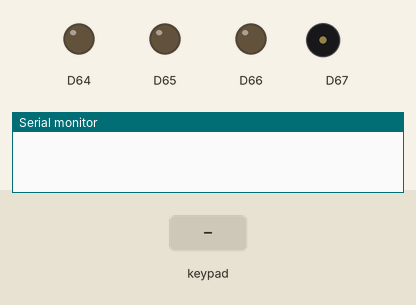
Recording of a sketch running on a simulated Arduino Uno R4 WiFi. On the bench: output pins drawn as LEDs (lit = HIGH), buzzer (waves = sounding), the last lines printed to the serial monitor. The inputs (shaded band) are chosen by the test bench.

Above: at 1.2 s.
1.3 s: key 'A' pressed
At 1.38 s:
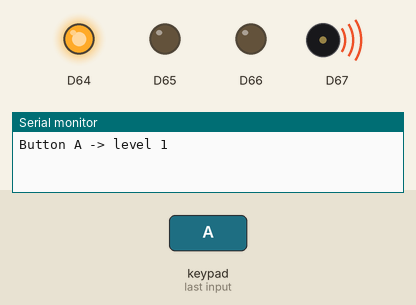
2.9 s: key 'B' pressed
At 2.98 s:
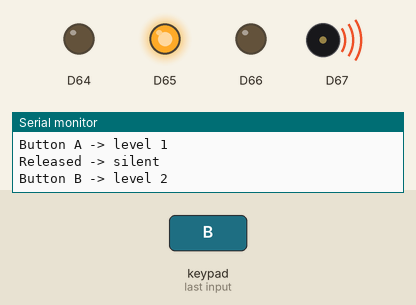
4.5 s: key 'C' pressed
At 4.58 s:
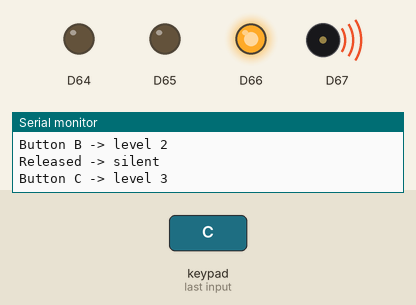
Timing chart, 0 to 7.5 s (numbered marks = the images above; inputs shaded):
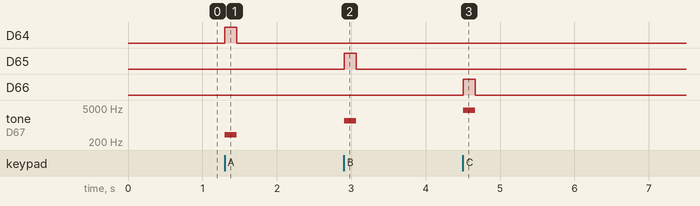

Measured:
- after the input at 1.3 s, D64: LOW → HIGH at once, → LOW 0.16 s later; tone on D67: silent → 400 Hz at once, → silent 0.16 s later
- after the input at 2.9 s, D65: LOW → HIGH at once, → LOW 0.16 s later; tone on D67: silent → 1500 Hz at once, → silent 0.16 s later
- after the input at 4.5 s, D66: LOW → HIGH at once, → LOW 0.16 s later; tone on D67: silent → 4000 Hz at once, → silent 0.16 s later

The sketch:

ButtonBuzzerLevels.ino
```cpp
/*
  ButtonBuzzerLevels

  Uses a Modulino Buttons and a Modulino Buzzer (connected via Qwiic).
  While held, each of the 3 buttons plays the buzzer at a higher "loudness" level:

    Button A -> level 1 (quietest)
    Button B -> level 2
    Button C -> level 3 (loudest)

  Note: the Modulino Buzzer has no volume control - it only accepts a
  frequency and a duration. Its piezo element is loudest near its resonant
  frequency (~4 kHz), so each level uses a frequency closer to resonance,
  which sounds noticeably louder. The sound stops when the button is released,
  and the LED above the held button lights up.

  Works on any board with a Qwiic connector, including the UNO Q and
  VENTUNO Q in the Arduino IDE (select the board after installing the
  "Arduino UNO Q Zephyr Core" in the Boards Manager).

  Requires the "Modulino" library (Library Manager).
*/

#include <Modulino.h>

ModulinoButtons buttons;
ModulinoBuzzer buzzer;

// Frequencies (Hz) from quietest to loudest.
const int levelFrequency[3] = { 400, 1500, 4000 };

// The buzzer only plays for a set time, so while a button is held we keep
// re-sending the tone before it runs out. This gives a continuous sound.
const unsigned long toneLengthMs = 1000;
const unsigned long refreshEveryMs = 500;

int activeLevel = -1;            // -1 = silent, otherwise 0..2
unsigned long lastToneSentMs = 0;

void setup() {
  Serial.begin(9600);
#if defined(ARDUINO_UNO_Q) || defined(ARDUINO_VENTUNO_Q)
  // On the UNO Q and VENTUNO Q the Qwiic connector is on the second I2C bus
  Modulino.begin(Wire1);
#else
  Modulino.begin();
#endif
  buttons.begin();
  buzzer.begin();

  buttons.setLeds(false, false, false);
}

void loop() {
  buttons.update();

  // Find the held button (lowest index wins if several are held)
  int heldLevel = -1;
  for (int i = 0; i < 3; i++) {
    if (buttons.isPressed(i)) {
      heldLevel = i;
      break;
    }
  }

  unsigned long now = millis();

  if (heldLevel != activeLevel) {
    // Button pressed, released or changed
    activeLevel = heldLevel;
    buttons.setLeds(activeLevel == 0, activeLevel == 1, activeLevel == 2);

    if (activeLevel == -1) {
      buzzer.noTone();
      Serial.println("Released -> silent");
    } else {
      buzzer.tone(levelFrequency[activeLevel], toneLengthMs);
      lastToneSentMs = now;
      Serial.print("Button ");
      Serial.print((char)('A' + activeLevel));
      Serial.print(" -> level ");
      Serial.println(activeLevel + 1);
    }
  } else if (activeLevel != -1 && now - lastToneSentMs >= refreshEveryMs) {
    // Still held: keep the tone going
    buzzer.tone(levelFrequency[activeLevel], toneLengthMs);
    lastToneSentMs = now;
  }

  delay(10);
}
```
